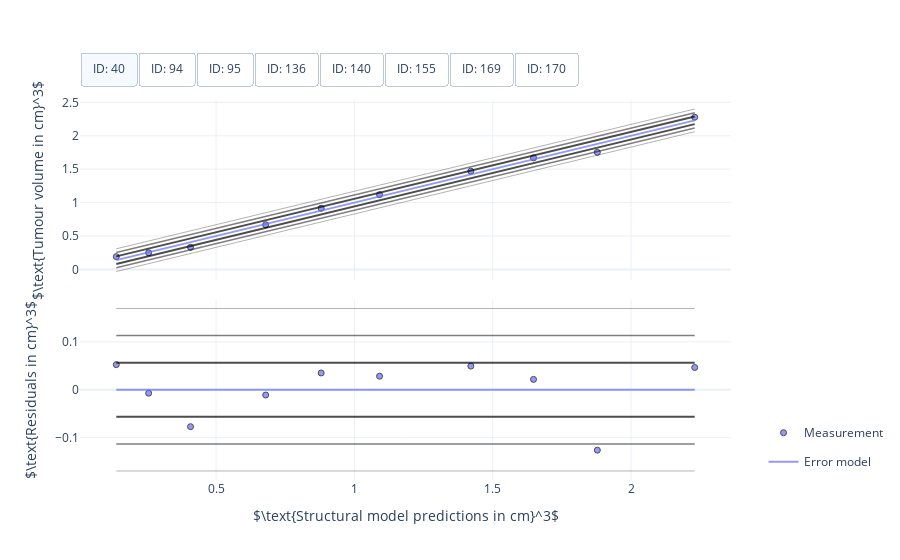

Write notebook code for a chart like this one.
### Markdown cell above
### Visual check: Validity of error model

- Predict tumour growth with structural model using median of optimised model parameters

- Plot
    1. Structural model predictions versus observations
    2. Residulas versus observations

- Both plots should include 1, 2, 3 sigma intervals of inferred model.

### Code cell
#
# Visualise noise model.
#
# This cell needs the above optimised model parameters, and the data:
# [parameters_const]
#

import os

import numpy as np
import pandas as pd

import pkpd.plots


# Import data
path = os.getcwd()
data = pd.read_csv(path + '/data/lxf_control_growth.csv')

# Define model
path = pkpd.ModelLibrary().get_path('Tumour growth without treatment')
model = pkpd.PharmacodynamicModel(path, is_log_transformed=False)

# Get median of optimised model parameters
parameters = np.median(parameters_const, axis=1)

# Create figure
fig = pkpd.plots.plot_measurements_and_error_model(data, model, 'constant Gaussian', parameters)

# Show figure
fig.show()
